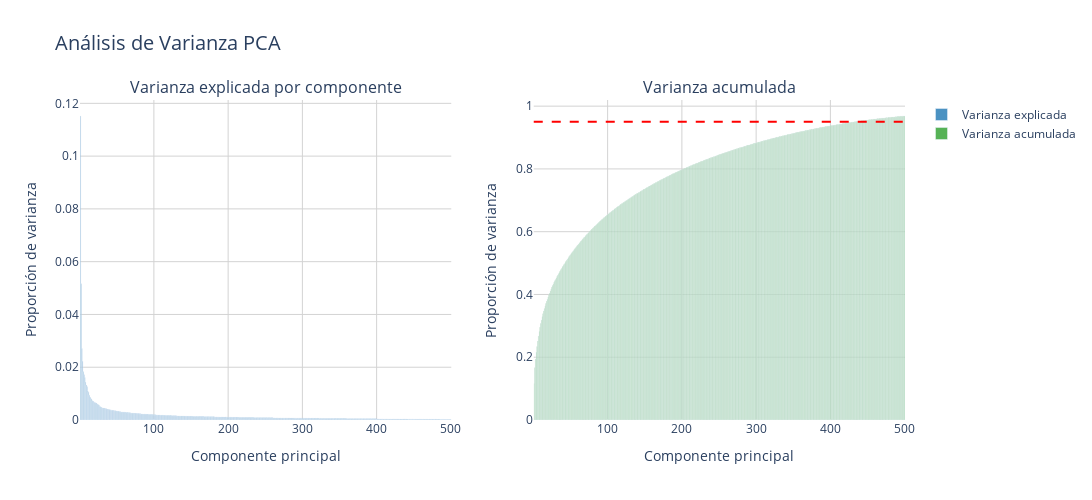

Notebook code cell kept with this figure:
### Code cell
import plotly.express as px
import plotly.graph_objects as go
from plotly.subplots import make_subplots
import pandas as pd

# Obtener varianzas
var_explicada = X_train_pca.explained_variance_ratio_ 
var_acumulada = np.cumsum(var_explicada)

# Crear DataFrames para Plotly
df_var_explicada = pd.DataFrame({
    'Componente': range(1, len(var_explicada)+1),
    'Varianza': var_explicada
})

df_var_acumulada = pd.DataFrame({
    'Componente': range(1, len(var_acumulada)+1),
    'Varianza': var_acumulada
})

# Crear subplots usando Plotly Express
fig = make_subplots(rows=1, cols=2, subplot_titles=('Varianza explicada por componente', 'Varianza acumulada'))

# Varianza explicada
fig.add_trace(
    go.Bar(
        x=df_var_explicada['Componente'], 
        y=df_var_explicada['Varianza'], 
        name='Varianza explicada',
        marker_color='#1f77b4',  # Azul más oscuro
        opacity=0.8
    ),
    row=1, col=1
)

# Varianza acumulada
fig.add_trace(
    go.Bar(
        x=df_var_acumulada['Componente'], 
        y=df_var_acumulada['Varianza'], 
        name='Varianza acumulada',
        marker_color='#2ca02c',  # Verde más oscuro
        opacity=0.8
    ),
    row=1, col=2
)

# Agregar línea de 95% de varianza
fig.add_hline(
    y=0.95, 
    line_dash="dash", 
    line_color="red",
    line_width=2,
    row=1, 
    col=2
)

# Actualizar layout
fig.update_layout(
    height=500,
    width=1200,
    showlegend=True,
    title_text="Análisis de Varianza PCA",
    title_font_size=20,
    plot_bgcolor='white',
    paper_bgcolor='white',
    xaxis_title="Componente principal",
    yaxis_title="Proporción de varianza",
    xaxis2_title="Componente principal",
    yaxis2_title="Proporción de varianza",
    font=dict(size=12),
    margin=dict(t=100)
)

# Actualizar ejes para mejor visualización
fig.update_xaxes(showgrid=True, gridwidth=1, gridcolor='LightGray')
fig.update_yaxes(showgrid=True, gridwidth=1, gridcolor='LightGray')

fig.show()

### Figure 1 — Plotly figure (JSON) as saved in the notebook; plotly's stock layout.template omitted (floating-point values rounded to 4 significant figures; data arrays with more than 128 entries replaced by an {"elided": "..."} marker saying what was removed)
{"data": [{"marker": {"color": "#1f77b4"}, "name": "Varianza explicada", "opacity": 0.8, "type": "bar", "x": {"elided": "500 int values"}, "xaxis": "x", "y": {"elided": "500 float values"}, "yaxis": "y"}, {"marker": {"color": "#2ca02c"}, "name": "Varianza acumulada", "opacity": 0.8, "type": "bar", "x": {"elided": "500 int values"}, "xaxis": "x2", "y": {"elided": "500 float values"}, "yaxis": "y2"}], "layout": {"annotations": [{"font": {"size": 16}, "showarrow": false, "text": "Varianza explicada por componente", "x": 0.225, "xanchor": "center", "xref": "paper", "y": 1, "yanchor": "bottom", "yref": "paper"}, {"font": {"size": 16}, "showarrow": false, "text": "Varianza acumulada", "x": 0.775, "xanchor": "center", "xref": "paper", "y": 1, "yanchor": "bottom", "yref": "paper"}], "font": {"size": 12}, "height": 500, "margin": {"t": 100}, "paper_bgcolor": "white", "plot_bgcolor": "white", "shapes": [{"line": {"color": "red", "dash": "dash", "width": 2}, "type": "line", "x0": 0, "x1": 1, "xref": "x2 domain", "y0": 0.95, "y1": 0.95, "yref": "y2"}], "showlegend": true, "title": {"font": {"size": 20}, "text": "Análisis de Varianza PCA"}, "width": 1200, "xaxis": {"anchor": "y", "domain": [0, 0.45], "gridcolor": "LightGray", "gridwidth": 1, "showgrid": true, "title": {"text": "Componente principal"}}, "xaxis2": {"anchor": "y2", "domain": [0.55, 1], "gridcolor": "LightGray", "gridwidth": 1, "showgrid": true, "title": {"text": "Componente principal"}}, "yaxis": {"anchor": "x", "domain": [0, 1], "gridcolor": "LightGray", "gridwidth": 1, "showgrid": true, "title": {"text": "Proporción de varianza"}}, "yaxis2": {"anchor": "x2", "domain": [0, 1], "gridcolor": "LightGray", "gridwidth": 1, "showgrid": true, "title": {"text": "Proporción de varianza"}}}}
